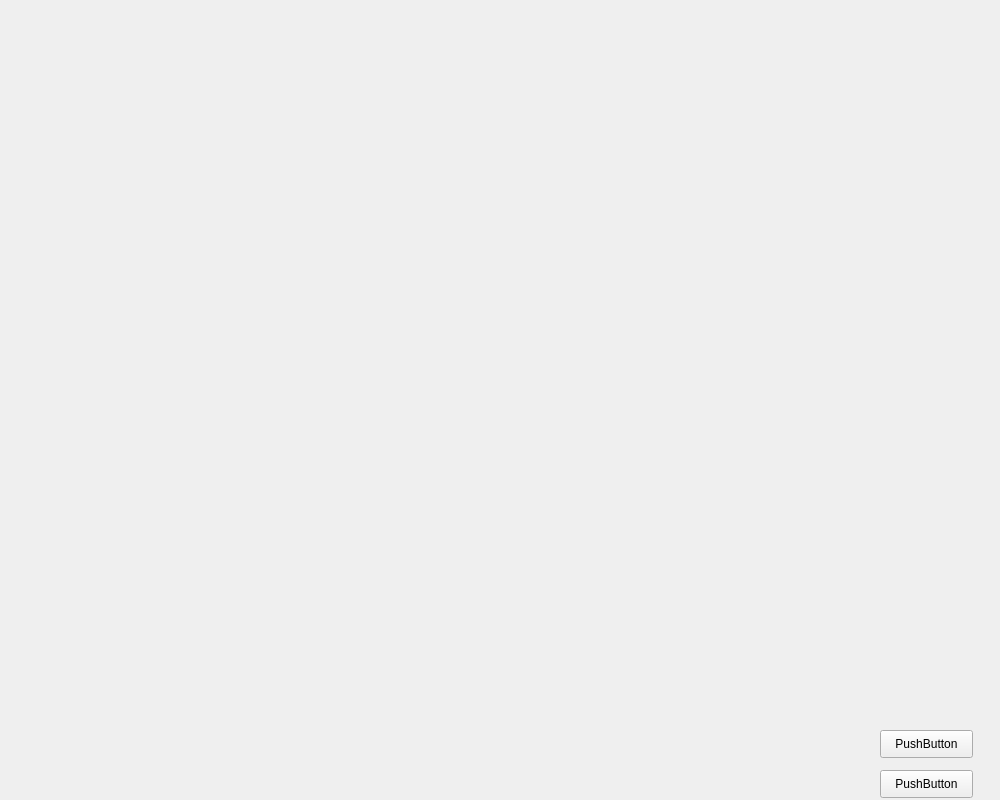
<?xml version="1.0" encoding="UTF-8"?>
<ui version="4.0">
 <class>MyWidget</class>
 <widget class="QWidget" name="MyWidget">
  <property name="geometry">
   <rect>
    <x>0</x>
    <y>0</y>
    <width>1000</width>
    <height>800</height>
   </rect>
  </property>
  <property name="minimumSize">
   <size>
    <width>0</width>
    <height>0</height>
   </size>
  </property>
  <property name="windowTitle">
   <string>MyWidget</string>
  </property>
  <widget class="QPushButton" name="pushButton">
   <property name="geometry">
    <rect>
     <x>880</x>
     <y>730</y>
     <width>93</width>
     <height>28</height>
    </rect>
   </property>
   <property name="text">
    <string>PushButton</string>
   </property>
  </widget>
  <widget class="QPushButton" name="pushButton_2">
   <property name="geometry">
    <rect>
     <x>880</x>
     <y>770</y>
     <width>93</width>
     <height>28</height>
    </rect>
   </property>
   <property name="text">
    <string>PushButton</string>
   </property>
  </widget>
 </widget>
 <layoutdefault spacing="6" margin="11"/>
 <resources/>
 <connections/>
</ui>
